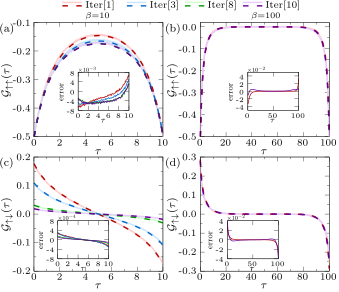

Generate this figure with gnuplot:
set term epslatex standalone size 8.6cm,7.4cm font ",8" header\
'\usepackage{scalerel}'

lw = 4

#set linestyle 1 lw lw lc rgb "pink"
#set linestyle 2 lw lw lc rgb "red"
# set linestyle 1 lw lw lc rgb "gray"
# set linestyle 2 lw lw lc rgb "black"
# set linestyle 3 lw lw lc rgb "#90EE90"
# set linestyle 4 lw lw lc rgb "#009E73"
# set linestyle 5 lw lw lc rgb "#1E90FF"
# set linestyle 6 lw lw lc rgb "blue"
# set linestyle 1 lw lw lc rgb "pink"
# set linestyle 2 lw lw lc rgb "red"
# set linestyle 3 lw lw lc rgb "#90EE90"
# set linestyle 4 lw lw lc rgb "#009E73"
# set linestyle 5 lw lw lc rgb "#1E90FF"
# set linestyle 6 lw lw lc rgb "blue"
# set linestyle 7 lw lw lc rgb "violet"
# set linestyle 8 lw lw lc rgb "dark-violet"
# set linestyle 9 lw lw lc rgb "#DEB887"
# set linestyle 10 lw lw lc rgb "#CD853F"

set linestyle 1 lw lw lc rgb "#FFCCCC"
set linestyle 2 lw lw lc rgb "#CCE5FF"
set linestyle 3 lw lw lc rgb "#CCFFCC"
set linestyle 4 lw lw lc rgb "#FFFFCC"
set linestyle 5 lw lw lc rgb "#E5CCFF"
set linestyle 6 lw lw lc rgb "#B30000"
set linestyle 7 lw lw lc rgb "#0066CC"
set linestyle 8 lw lw lc rgb "#009900"
set linestyle 9 lw lw lc rgb "#FFCC00"
set linestyle 10 lw lw lc rgb "#660099"

set out "fig.tex"
set multiplot


# main Figure
set xrange [-0.05:1.05]
set yrange [0:0.55]
set ytics 0,0.1,0.5 offset 0.5,0
set format x '\small{%g}'
set format y '\small{%.1f}'
set xlabel '$\Gamma t$' offset 0,1.2
set ylabel '$\mathcal{G}(\tau)$' offset 3,0
#set key samplen 1 maxcolumns 1
set lmargin 0
set rmargin 0
set tmargin 0
set bmargin 0

w=0.38
h=0.39

# (a)
set size w,h
set origin 0.1,0.53
set label '$\scriptstyle\beta=10$' at graph 0.4,1.07
set xlabel '$\tau$' offset 0,1.2
set ylabel '$\mathcal{G}_{\uparrow\uparrow}(\tau)$' offset 3.5,0
set xrange [0:10]
set xtics 0,2,10 offset 0,0.48
set yrange [-0.5:-0.1]
set ytics -0.5,0.1,0
set mxtics 2
set mytics 2
set label '\small{Iter[1]}' at graph 0.4,1.16
set arrow from graph 0.22,1.175 to graph 0.37,1.175 ls 1 nohead
set arrow from graph 0.22,1.145 to graph 0.37,1.145 ls 6 dt 2 nohead
set label '\small{Iter[3]}' at graph 0.9,1.16
set arrow from graph 0.72,1.175 to graph 0.87,1.175 ls 2 nohead
set arrow from graph 0.72,1.145 to graph 0.87,1.145 ls 7 dt 2 nohead
#set label '\small{Iter[8]}' at graph 0.5,0.4
#set arrow from graph 0.3,0.415 to graph 0.45,0.415 ls 3 nohead
#set arrow from graph 0.3,0.385 to graph 0.45,0.385 ls 8 dt 2 nohead
set label '\small{Iter[8]}' at graph 1.35,1.16
set arrow from graph 1.17,1.175 to graph 1.32,1.175 ls 3 nohead
set arrow from graph 1.17,1.145 to graph 1.32,1.145 ls 8 dt 2 nohead
set label '\small{Iter[10]}' at graph 1.8,1.16
set arrow from graph 1.62,1.175 to graph 1.77,1.175 ls 5 nohead
set arrow from graph 1.62,1.145 to graph 1.77,1.145 ls 10 dt 2 nohead
set label '(a)' at graph -0.27,0.95
set key Left maxrows 2 samplen 2.5 width -1 vertical spacing 0.9 offset 0,0.1
plot "Guu10_iter1_ctqmc.dat" u 1:2 every 2 w l ls 1 notitle,\
     "Guu10_iter3_ctqmc.dat" u 1:2 every 2 w l ls 2 notitle,\
     "Guu10_iter8_ctqmc.dat" u 1:2 every 2 w l ls 3 notitle,\
     "Guu10_iter10_ctqmc.dat" u 1:2 every 2 w l ls 5 notitle,\
     "Guu10_iter1.dat" u 1:2 w l ls 6 dt 2 notitle,\
     "Guu10_iter3.dat" u 1:2 w l ls 7 dt 2 notitle,\
     "Guu10_iter8.dat" u 1:2 w l ls 8 dt 2 notitle,\
     "Guu10_iter10.dat" u 1:2 w l ls 10 dt 2 notitle


# (b)
unset label
unset arrow
set size w,h
set origin 0.59,0.53
set label '$\scriptstyle\beta=100$' at graph 0.4,1.07
set ylabel '$\mathcal{G}_{\uparrow\uparrow}(\tau)$' offset 3.5,0
set yrange [-0.5:0.02]
set xtics 0,20,100 offset 0,0.48
set xrange [0:100]
set label '(b)' at graph -0.27,0.95
plot "Guu100_iter1_ctqmc.dat" u 1:2 every 2 w l ls 1 notitle,\
     "Guu100_iter10_ctqmc.dat" u 1:2 every 2 w l ls 5 notitle,\
     "Guu100_iter1.dat" u 1:2 every 2 w l ls 6 dt 2 notitle,\
     "Guu100_iter10.dat" u 1:2 every 2 w l ls 10 dt 2 notitle,\
     #"Guu100_iter3_ctqmc.dat" u 1:2 every 2 w l ls 2 notitle,\
     "Guu100_iter8_ctqmc.dat" u 1:2 every 2 w l ls 3 notitle,\
     "Guu100_iter9_ctqmc.dat" u 1:2 every 2 w l ls 4 notitle,\
     "Guu100_iter10_ctqmc.dat" u 1:2 every 10 w l ls 5 notitle,\
     "Guu100_iter1.dat" u 1:2 w l ls 6 dt 2 notitle,\
     "Guu100_iter3.dat" u 1:2 w l ls 7 dt 2 notitle,\
     "Guu100_iter8.dat" u 1:2 w l ls 8 dt 2 notitle,\
     "Guu100_iter9.dat" u 1:2 w l ls 9 dt 2 notitle,\
     "Guu100_iter10.dat" u 1:2 w l ls 10 dt 2 notitle

# (c)
unset label
unset arrow
set size w,h
set origin 0.1,0.07
set ylabel '$\mathcal{G}_{\uparrow\downarrow}(\tau)$' offset 3.5,0
set xrange [0:10]
set xtics 0,2,10 offset 0,0.48
set yrange [-0.2:0.2]
set ytics -0.4,0.1,0.4
set label '(c)' at graph -0.27,0.95
plot "Gud10_iter1_ctqmc.dat" u 1:2 every 2 w l ls 1 notitle,\
     "Gud10_iter3_ctqmc.dat" u 1:2 every 2 w l ls 2 notitle,\
     "Gud10_iter8_ctqmc.dat" u 1:2 every 2 w l ls 3 notitle,\
     "Gud10_iter10_ctqmc.dat" u 1:2 every 2 w l ls 5 notitle,\
     "Gud10_iter1.dat" u 1:2 w l ls 6 dt 2 notitle,\
     "Gud10_iter3.dat" u 1:2 w l ls 7 dt 2 notitle,\
     "Gud10_iter8.dat" u 1:2 w l ls 8 dt 2 notitle,\
     "Gud10_iter10.dat" u 1:2 w l ls 10 dt 2 notitle
     

# (d)
set size w,h
set origin 0.59,0.07
unset label
unset arrow
set ylabel '$\mathcal{G}_{\uparrow\downarrow}(\tau)$' offset 3.5,0
set xrange [0:100]
set xtics 0,20,100 offset 0,0.48
set yrange [-0.3:0.3]
set ytics -0.4,0.1,0.4
set label '(d)' at graph -0.27,0.95
plot "Gud100_iter1_ctqmc.dat" u 1:2 every 2 w l ls 1 notitle,\
     "Gud100_iter10_ctqmc.dat" u 1:2 every 2 w l ls 5 notitle,\
     "Gud100_iter1.dat" u 1:2 w l ls 6 dt 2 notitle,\
     "Gud100_iter10.dat" u 1:2 w l ls 10 dt 2 notitle,\
     #"Gud100_iter3_ctqmc.dat" u 1:2 every 10 w l ls 2 notitle,\
     "Gud100_iter8_ctqmc.dat" u 1:2 every 10 w l ls 3 notitle,\
     "Gud100_iter9_ctqmc.dat" u 1:2 every 10 w l ls 4 notitle,\
     "Gud100_iter10_ctqmc.dat" u 1:2 every 10 w l ls 5 notitle,\
     "Gud100_iter1.dat" u 1:2 w l ls 1 dt 2 notitle,\
     "Gud100_iter3.dat" u 1:2 w l ls 2 dt 2 notitle,\
     "Gud100_iter8.dat" u 1:2 w l ls 3 dt 2 notitle,\
     "Gud100_iter9.dat" u 1:2 w l ls 4 dt 2 notitle,\
     "Gud100_iter10.dat" u 1:2 w l ls 5 dt 2 notitle



# Inset
# (a)
unset label
unset arrow
unset xlabel
unset ylabel
set size 0.15,0.13
set origin 0.23,0.62
set mxtics 1
set mytics 1
set yrange [-8:8]
set ytics -8,4,8
set xrange [0:10]
set xtics 0,2,10 offset 0,0.6
set ylabel '\scaleto{\mathrm{error}}{2.5pt}' offset 3,0
set xlabel '\scaleto{\tau}{2.5pt}' offset 0,1.7
set format y '\tiny{%.0f}'
set format x '\tiny{%.0f}'
set label '\scaleto{\times10^{-3}}{4pt}' at graph 0,1.1
plot "Guu10_iter1_diff.dat" u 1:($2*1e3) w l ls 6 lw 2 notitle,\
     "Guu10_iter3_diff.dat" u 1:($2*1e3) w l ls 7 lw 2 notitle,\
     "Guu10_iter8_diff.dat" u 1:($2*1e3) w l ls 8 lw 2 notitle,\
     "Guu10_iter10_diff.dat" u 1:($2*1e3) w l ls 10 lw 2 notitle


# (b)
unset label
unset arrow
unset xlabel
unset ylabel
set size 0.15,0.13
set origin 0.73,0.62
set mxtics 1
set mytics 1
set yrange [-5:5]
set ytics -4,2,4
set xrange [0:100]
set xtics 0,50,100 offset 0,0.6
set ylabel '\scaleto{\mathrm{error}}{2.5pt}' offset 3,0
set xlabel '\scaleto{\tau}{2.5pt}' offset 0,1.7
set format y '\tiny{%.0f}'
set format x '\tiny{%.0f}'
set label '\scaleto{\times10^{-2}}{4pt}' at graph 0,1.1
plot "Guu100_iter1_diff.dat" u 1:($2*1e2) w l ls 6 lw 2 notitle,\
     "Guu100_iter10_diff.dat" u 1:($2*1e2) w l ls 10 lw 2 notitle,\

# # (c)
unset label
unset arrow
unset xlabel
unset ylabel
set size 0.15,0.13
set origin 0.17,0.112
set mxtics 1
set mytics 1
set yrange [-8:8]
set ytics -8,4,8
set xrange [0:10]
set xtics 0,2,10 offset 0,0.6
set ylabel '\scaleto{\mathrm{error}}{2.5pt}' offset 3,0
set xlabel '\scaleto{\tau}{2.5pt}' offset 0,1.7
set format y '\tiny{%.0f}'
set format x '\tiny{%.0f}'
set label '\scaleto{\times10^{-4}}{4pt}' at graph 0,1.1
plot "Gud10_iter1_diff.dat" u 1:($2*1e3) w l ls 6 lw 2 notitle,\
     "Gud10_iter3_diff.dat" u 1:($2*1e3) w l ls 7 lw 2 notitle,\
     "Gud10_iter8_diff.dat" u 1:($2*1e3) w l ls 8 lw 2 notitle,\
     "Gud10_iter10_diff.dat" u 1:($2*1e3) w l ls 10 lw 2 notitle,\


# (d)
unset label
unset arrow
unset xlabel
unset ylabel
set size 0.15,0.13
set origin 0.67,0.112
set mxtics 1
set mytics 1
set yrange [-4:4]
set ytics -8,2,16
set xrange [0:100]
set xtics 0,50,100 offset 0,0.6
set ylabel '\scaleto{\mathrm{error}}{2.5pt}' offset 3,0
set xlabel '\scaleto{\tau}{2.5pt}' offset 0,1.7
set format y '\tiny{%.0f}'
set format x '\tiny{%.0f}'
set label '\scaleto{\times10^{-2}}{4pt}' at graph 0,1.1
plot "Gud100_iter1_diff.dat" u 1:($2*1e2) w l ls 6 lw 2 notitle,\
     "Gud100_iter10_diff.dat" u 1:($2*1e2) w l ls 10 lw 2 notitle,\

# set size 0.1,0.1
# set origin 0.86,0.33
# set mxtics 1
# set mytics 1
# set yrange [4:16]
# set ytics 0,4,16
# set xrange [170:430]
# set xtics 0,200,400 offset 0,0.6
# set ylabel '\scaleto{\mathcal{E}}{4pt}' offset 2.8,0
# set xlabel '\scaleto{\chi}{4pt}' offset 0,1.6
# set format y '\tiny{%.0f}'
# set format x '\tiny{%.0f}'
# plot "Gud100_chi.dat" u 1:($2*1e3) w lp ls 8 pt 4 lw 2 dt 2 notitle,\
